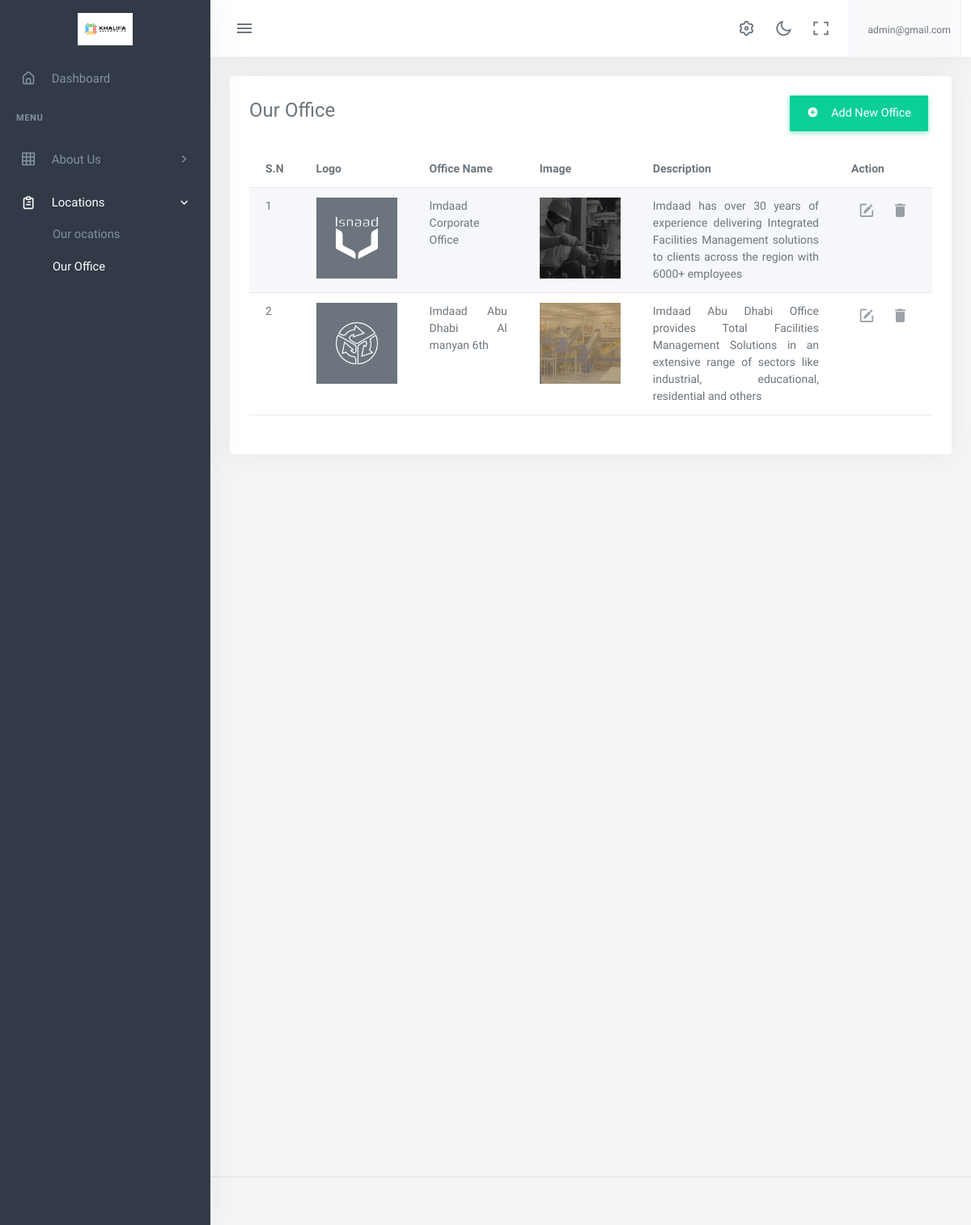
Page /dashboard/office (signed in) on the earlier database version.
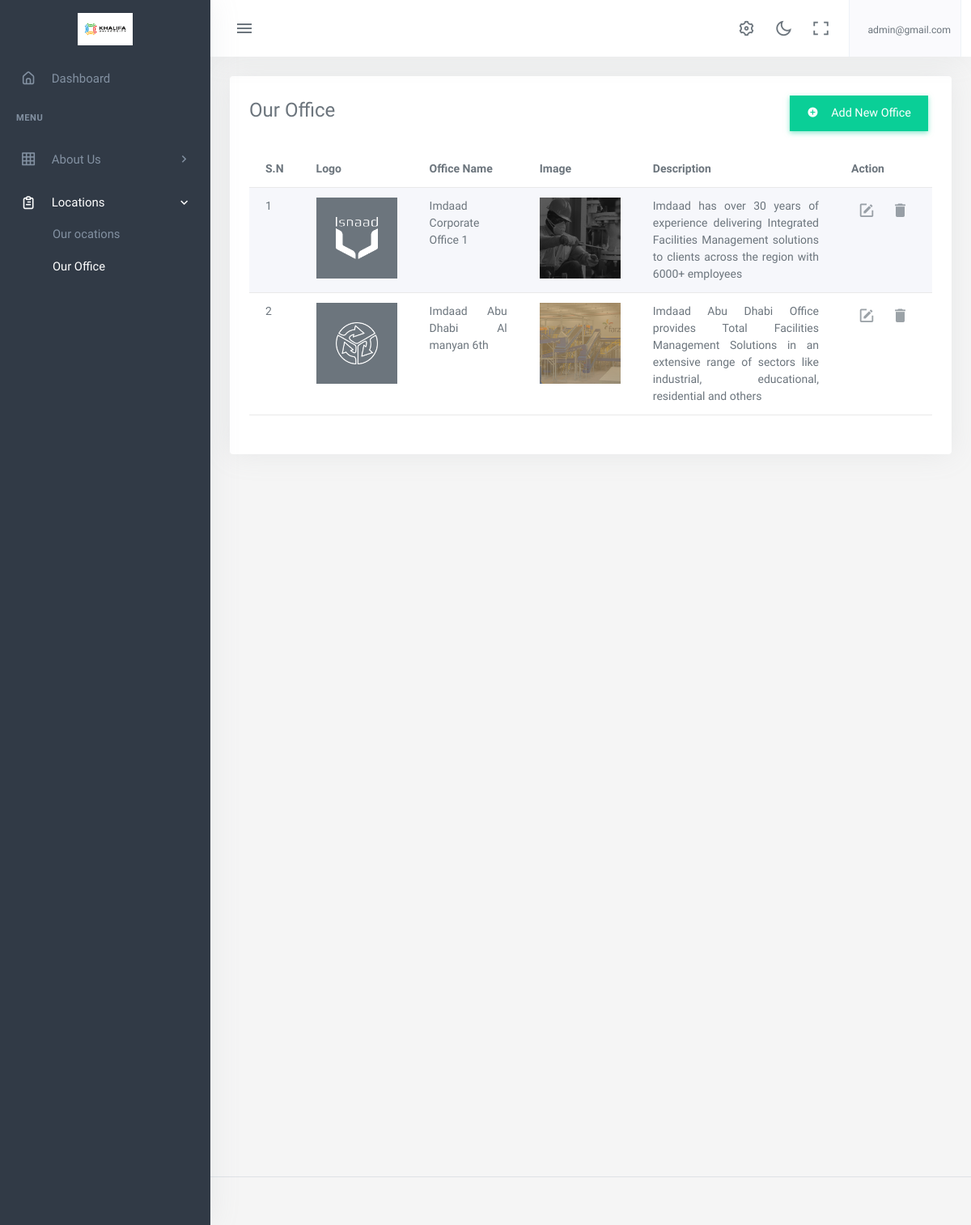
Same page on the later database version.
### app/models.py (models this page shows, shortened)
class Office(models.Model):
    office_name = models.CharField(max_length=150)
    logo = models.ImageField(upload_to='Office Image/', verbose_name='Office Logo')
    image  = models.ImageField(verbose_name='Office Image', upload_to='Office Image/')
    descriptions = models.TextField(verbose_name='Short Description About Office Maximum 200 characters ', max_length=200)
    map_url = models.URLField(verbose_name='Map URL')
    class Meta:
        ordering =['id']

### app2/views.py (the view)
# urls.py: path('office', OfficeLocationListView.as_view(), name='office'),
@method_decorator(login_required, name='dispatch')
class OfficeLocationListView(generic.ListView):
    model = Office
    template_name ='app2/office.html'
    context_object_name ='office_locations'

### app/context_processor.py (called while the page is built)
def solutions(request):
    solutions_data = Solutions.objects.all()
    context = {
        'solution_category': solutions_data
    }
    return context

def sectors(request):
    secots_all = Sector.objects.all()
    context = {
        'secotrs':secots_all
    }
    return context

def career_category(request):
    categories = Category.objects.all()
    return({
        'careers_categories':categories
    })

def organizationsetting(request):
    organization_setting = OrganizationSetting.objects.first()
    return ({
        'organization_settings': organization_setting
    })

def locations(request):
    all_office_locations = Office.objects.all()[:5]
    return({
        'office_locations':all_office_locations
    })

### app2/templates/app2/office.html (shortened to what this page needs)
{% extends 'app2/base.html' %}
{% load static %}
{% block body %}
<div class="content-page">
    <div class="content">
        <div class="container-fluid">
            <div class="row pt-3">
                <div class="col-12">
                    <div class="card">
                        <div class="card-body">
                            <div class="row mb-2">
                                <div class="col-sm-6">
                                    <div class="fs-3">Our Office </div>
                                </div>
                                <div class="col-sm-6">
                                    <a href="{% url 'dashboard:add_office' %}" class="btn btn-success mb-2 float-end rounded-0"><i class="mdi mdi-plus-circle me-2"></i> Add New Office</a>
                                </div>
                            </div>
                            <div class="tab-content ">
                                <table id="datatable-buttons" class="table table-striped dt-responsive nowrap w-100 ">
                                    <thead>
                                        <tr>
                                            <th >S.N</th>
                                            <th>Logo</th>
                                            <th class="text-nowrap">Office Name</th>
                                            <th>Image</th>
                                            <th>Description</th>
                                            <th style="width: 120px;">Action</th>
                                        </tr>
                                    </thead>
                                    <tbody>
                                    {%for office in office_locations%}
                                    <tr>
                                        <td>
                                            {{forloop.counter}}
                                        </td>
                                        <td>
                                            <div class="image-gallery bg-secondary" style="width:auto">
                                                <img class="thumbnail p-3" src="{{office.logo.url}}" style="height: 100px; width: 100px;" alt="Thumbnail Image">
                                            </div>
                                        </td>
                                        <td style="width:auto; text-align:justify;">
                                            {{office.office_name|safe}}
                                        </td>
                                        <td>
                                            <div class="image-gallery" style="width:auto">
                                                <img class="thumbnail object-fit-cover" src="{{office.image.url}}" style="height: 100px; width: 100px;" alt="Thumbnail Image">
                                            </div>
                                        </td>
                                        <td style="width:auto; text-align:justify;">
                                            {{office.descriptions}}
                                        </td>
                                        <td>
                                            <a href="{% url 'dashboard:office_detail_update' office.id %}" class="action-icon"> <i class="mdi mdi-square-edit-outline"></i></a>
                                            <a href="{% url 'dashboard:office_delete' office.id %}" class="action-icon"> <i class="mdi mdi-delete"></i></a>
                                        </td>
                                    </tr>
                                    {%endfor%}
                                    </tbody>
                                </table>
                            </div>
                        </div>
                    </div>
                </div>
            </div>
        </div>
    </div>
</div>
{%endblock%}

Differences in the rows shown:
changed Office: office_name "Imdaad Corporate Office" → "Imdaad Corporate Office 1"
